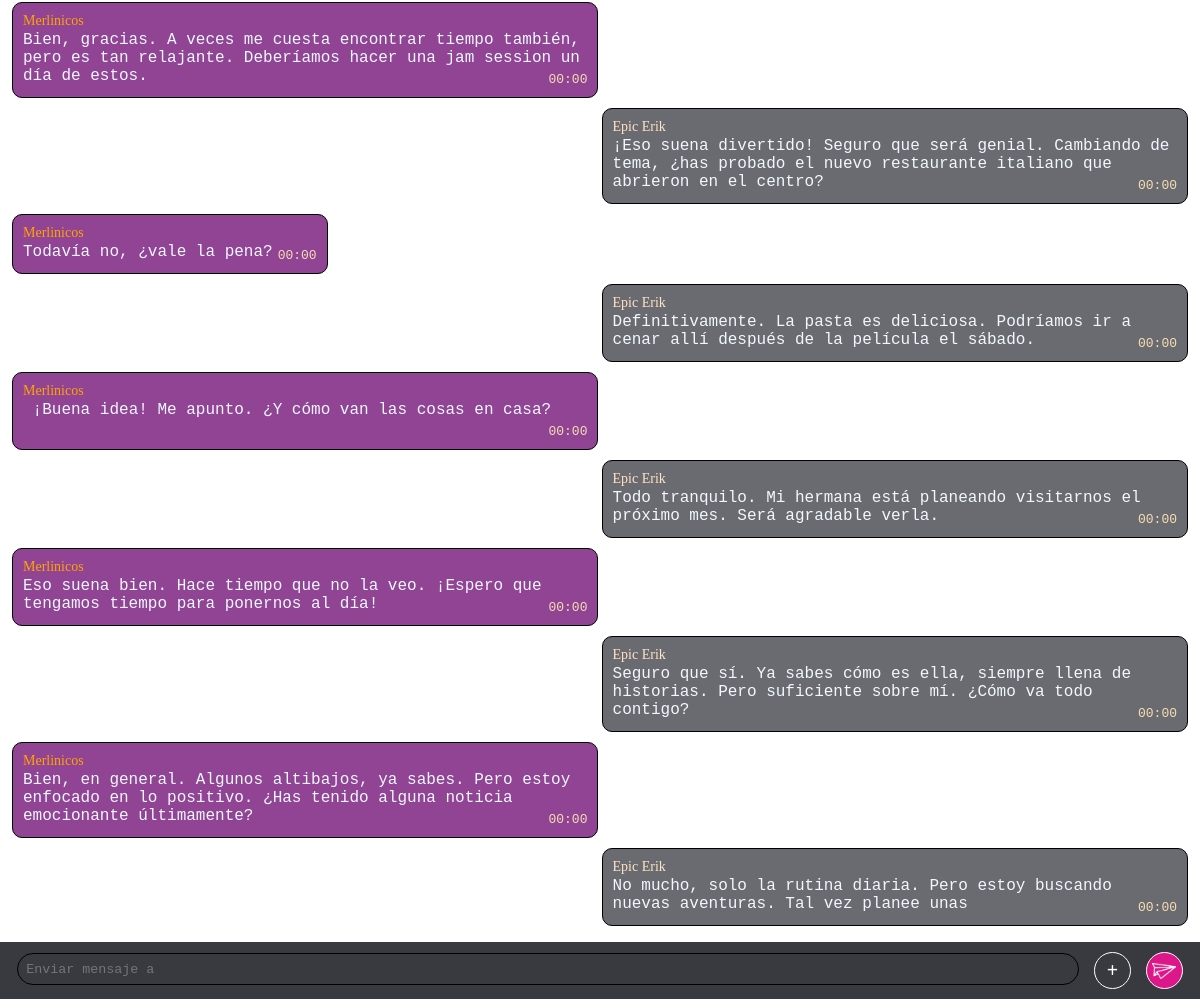
The page /pages/chat.php?conversacion=1 (signed in, lower part) on the database as committed earlier.
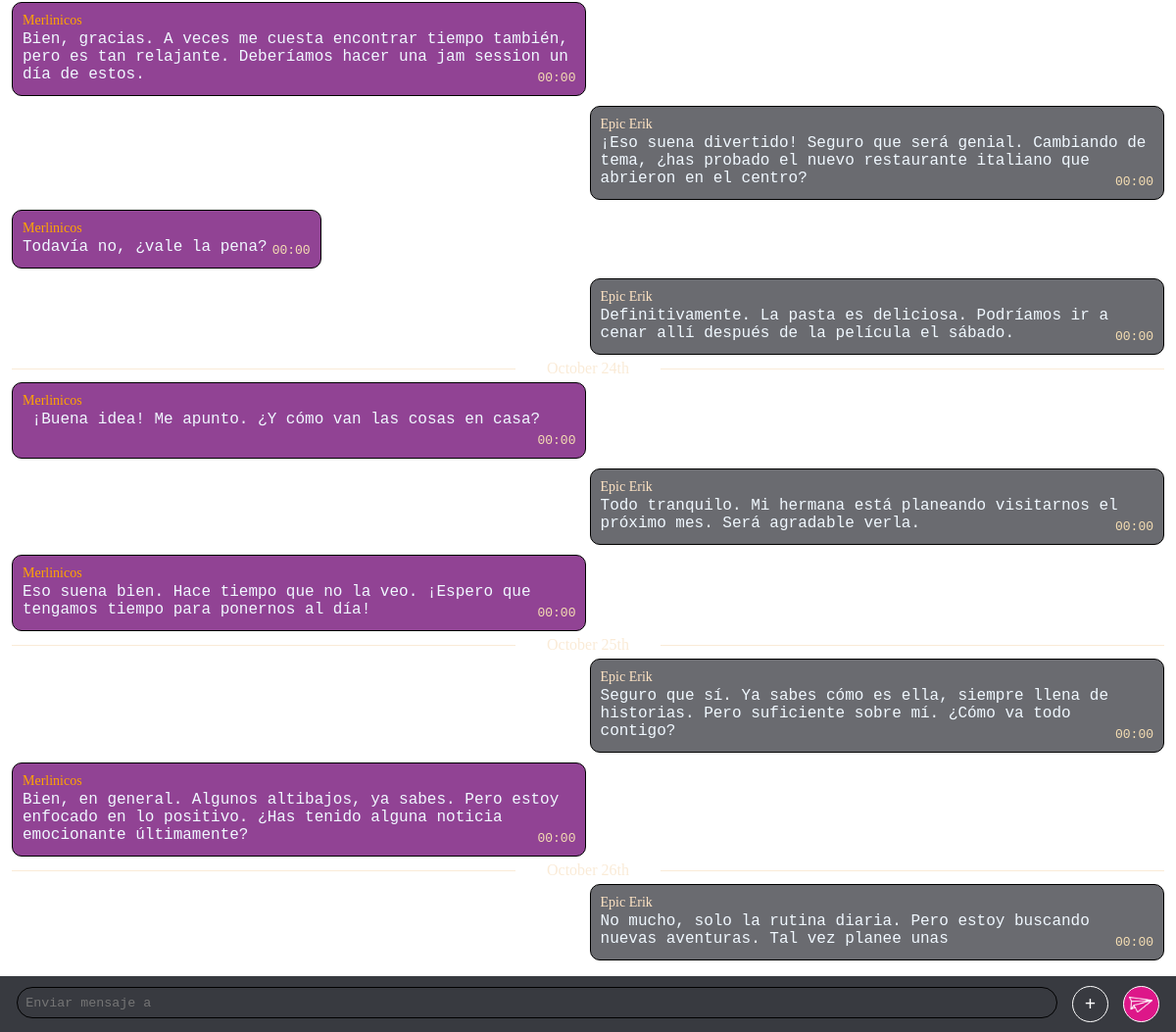
The same page on the database as committed later.
### tables this page shows
CREATE TABLE Mensaje(
    ID_usuario int,
	Num_Mensaje int AUTO_INCREMENT,
	ID_conversacion int,
    Fecha DATETIME,
    Cuerpo varchar(600),
    Tipo varchar(20),
    foreign key (ID_usuario) references Usuario(ID_usuario) ON DELETE CASCADE,
    foreign key (ID_conversacion) references Conversacion(ID_conversacion) ON DELETE CASCADE,
    primary key(Num_Mensaje, ID_Conversacion, ID_usuario) 
);

CREATE TABLE Usuario (
    ID_usuario int AUTO_INCREMENT PRIMARY KEY,
    NombreUsuario varchar(25) UNIQUE,
	Contraseña varchar(100),
    Correo varchar(50) UNIQUE,
    Telefono varchar(9),
	Tipo varchar(25),
    rutaImagenPerfil varchar(66),
	Valoracion varchar(10)
);

### storage/classes/DbConector.php (called while the page is built, shortened)
<?php
class DbConector {
    private $db = "";
    private static $instance;
    public static function singleton()
    {
        if (!isset(self::$instance)) {
            self::$instance = new self();
        }
        return self::$instance;
    }
    private function __construct() {
        $this->db = new PDO($this::DB_DATA, $this::USERNAME, $this::PASSWD);
    }
    public function getUsernameFromChat($chatId, $currentUserId) {
        $consulta = $this->db->prepare("select NombreUsuario from Conversacion, Usuario where (Conversacion.ID_conversacion = :id_chat) and
        (Usuario.ID_usuario = Conversacion.ID_usuario2 or Usuario.ID_usuario = Conversacion.ID_usuario1) and
        Usuario.NombreUsuario not like (select NombreUsuario from Usuario where ID_usuario = :id_usuario)");
        $consulta->bindParam(":id_usuario", $currentUserId, PDO::PARAM_INT);
        $consulta->bindParam(":id_chat", $chatId, PDO::PARAM_INT);
        $results = $consulta->execute();
        $data = $consulta->fetch(PDO::FETCH_NUM);
        return $data[0];
    }
    public function getUsernameById($userId) {
        $consulta = $this->db->prepare("select NombreUsuario from Usuario where ID_usuario = :id_usuario");
        $consulta->bindParam(":id_usuario", $userId, PDO::PARAM_INT);
        $results = $consulta->execute();
        $data = $consulta->fetch(PDO::FETCH_NUM);
        return $data[0];
    }
    public function getMessages($idChat) {
        $consulta = $this->db->prepare("select * from Mensaje where ID_conversacion = :id_chat");
        $consulta->bindParam(":id_chat", $idChat, PDO::PARAM_INT);
        $results = $consulta->execute();
        $data = $consulta->fetchAll(PDO::FETCH_NUM);
        return $data;
    }
}
?>

### storage/classes/CurrentUser.php (called while the page is built, shortened)
<?php
class CurrentUser {
    static function getConfig() {
        return $_SESSION["user"][0];
    }
}
?>

### storage/data.php (called while the page is built, shortened)
<?php
function obtenerHoraDeFecha($fecha){
    return substr($fecha, 11,5);
}
function obtenerFechaDeMensaje($fecha){
    $date =  new DateTime(substr($fecha, 0,10));
    return $date->format("F dS");
}
?>

### public/pages/chat.php (the view, shortened to what this page needs)
<?php
require_once("../../storage/data.php");
$user = CurrentUser::getConfig();
$consultor = DbConector::singleton();
$fechaMensaje = 0;
$messages = $consultor->getMessages($_GET['conversacion']);
$otherUserName = $consultor->getUsernameFromChat($_GET['conversacion'], $user["ID_usuario"]);
?>
<!DOCTYPE html>
<html lang="es">
<head>
    <link rel="stylesheet" href="../styles/chat.css">
</head>
<body onload="init()">
    <div id="cuerpo">
        <div id="contenido">
            <div id="mensajes">
                <?php foreach ($messages as $key => $mensaje) { ?>
                    <?php if ($fechaMensaje != obtenerFechaDeMensaje($mensaje[3])) { ?>
                        <span class="fecha"><hr><span><?php echo obtenerFechaDeMensaje($mensaje[3])?></span><hr></span>
                        <?php $fechaMensaje = obtenerFechaDeMensaje($mensaje[3]);?>
                    <?php }?>
                    <div class="mensaje <?=($mensaje[0] == $user["ID_usuario"]) ? "propio" : "ajeno" ?>">
                        <div class="remitente"><?= $consultor->getUsernameById($mensaje[0])?></div>
                        <pre class="contenedorTexto"><?php if($mensaje[5]==="texto"){ ?><span class="texto"><?=htmlspecialchars($mensaje[4])?></span><div class="horaMensaje"><span><?=obtenerHoraDeFecha($mensaje[3])?></span></div><?php }else if($mensaje[5]==="imagen"){ ?><img class="imagen" src="<?=htmlspecialchars($mensaje[4])?>"><div class="horaImagen"><span><?=obtenerHoraDeFecha($mensaje[3])?></span></div><?php } ?></pre>
                    </div>
                <?php } ?>
            </div>
            <div id="contenedorBarraMensaje">
                <form id="formulario" method="post" action="chat.php?conversacion=<?=$_GET['conversacion'] ?>">
                    <textarea name="mensajeEscrito" placeholder="Enviar mensaje a <?=$otherUserName?>" id="cajaMensaje"></textarea>
                </form>
                <div id="enviarRecurso" class="contFuncionBarra recurso"><span class="funcionBarra">+</span></div>
                <div id="enviarMsg" class="contFuncionBarra enter"><img src="../resources/avion.png"></div>
            </div>
        </div>
    </div>
</body>
</html>

### public/styles/chat.css (style rules this page uses)
* { padding: 0px; margin: 0px; background-color: rgba(0,0,0,0); scrollbar-width: 0; }
#cuerpo { position: relative; z-index: 0; height: 100vh; width: 100%; }
#contenedorBarraMensaje { position: fixed; bottom: 0; background-color: #383A40; height: max-content; width: 100%; display: flex; align-items: center; justify-content: space-around; padding: 10px; box-sizing: border-box; }
#formulario { padding: 0px; margin: 0px; width: 90%; height: fit-content; box-sizing: border-box; }
#cajaMensaje { background-color: transparent; color: lavender; border: 1px solid black; width: 100%; padding: .5rem; height: 2rem; max-height: 6rem; border-radius: 20px; overflow: hidden; overflow-y: scroll; display: inline-block; scrollbar-width: 0; resize: none; box-sizing: border-box; }
#contenido { width: 100%; height: 100vh; overflow-x: hidden; }
#mensajes { width: 100%; box-sizing: border-box; padding: 1%; display: flex; flex-direction: column; margin-bottom: 3.5rem; }
.propio { margin-left: auto; color: bisque; }
.ajeno { margin-right: auto; color: orange; background-color: rgba(109, 4, 112, 0.75) !important; }
.mensaje { border: 1px solid black; border-radius: 10px; padding: 10px; width: fit-content; height: min-content; background-color: rgba(56, 58, 64, 0.75); max-width: 48%; margin-top: 5px; margin-bottom: 5px; position: relative; }
.contenedorTexto { white-space: pre-wrap; white-space: -moz-pre-wrap; white-space: -pre-wrap; white-space: -o-pre-wrap; word-wrap: break-word; }
.texto { color: aliceblue; height: fit-content; font-size: 16px; }
.remitente { font-size: 14px; margin-bottom: 2px; }
.horaMensaje { float: right; margin: 5px 0px 0px 5px; }
.horaMensaje > span, .horaImagen > span { color: wheat; }
.contFuncionBarra { display: inline-block; padding: 5px; border-radius: 50%; height: 25px; width: 25px; display: flex; align-items: center; justify-content: center; cursor: pointer; border: 1px solid white; }
.funcionBarra { color: white; font-weight: bolder; font-size: 20px; }
.enter { background-color: #DD1789; display: flex; align-items: center; justify-content: center; }
.enter >img { height: 16px; width: 24.64px; }
.fecha { display: flex; flex-direction: row; justify-content: center; align-items: center; text-align: center; width: 100%; gap:10px; color: antiquewhite; }
.fecha hr { height: 1px; width: 80%; border: none; background-color: antiquewhite; }
.fecha span { width: 20%; }

Rows that differ between the two databases and show on the page:
changed mensaje "¡Buena idea! Me apunto. ¿Y cómo van las cosas en casa?": Fecha "2023-10-23 00:00:00" → "2023-10-24 00:00:00" (drawn)
changed mensaje (number 8 of 10 on the later page): Fecha "2023-10-23 00:00:00" → "2023-10-25 00:00:00" (drawn)
